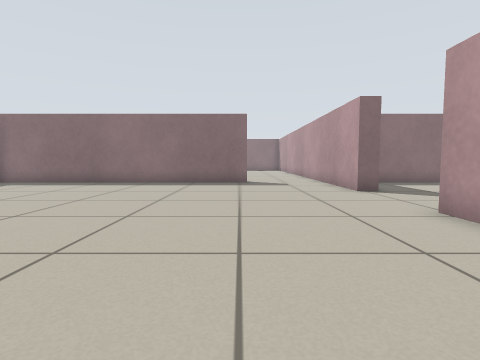
[1] (above)

24 first-person views from a walk through a Stage world. The camera is 0.5 m above the floor, tilts 4° down and sees 80° across. Floor lines are 1 m apart. The floor is counted in squares, 0.5 m on a side. Each view is taken from the middle of a square. On the plan, view 1 faces up. The plan holds only what a view shows up to about 11 squares ahead; the rest is blank. The robots in the file are not drawn.

[2]
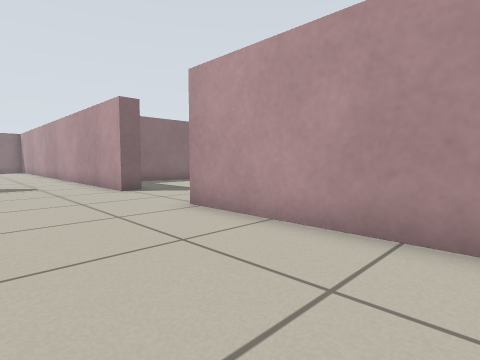

[3]
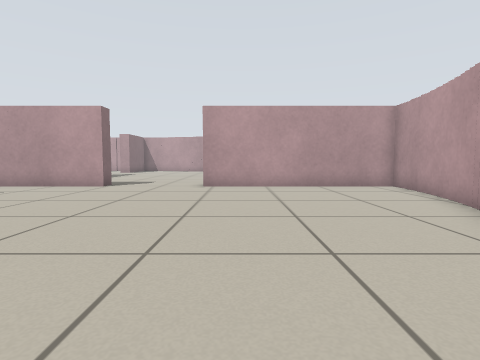

[4]
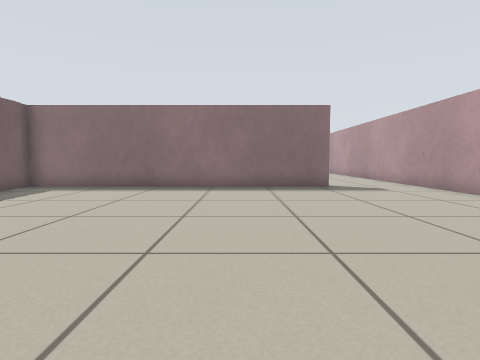

[5]
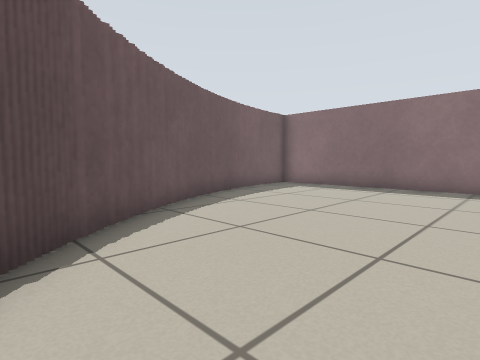

[6]
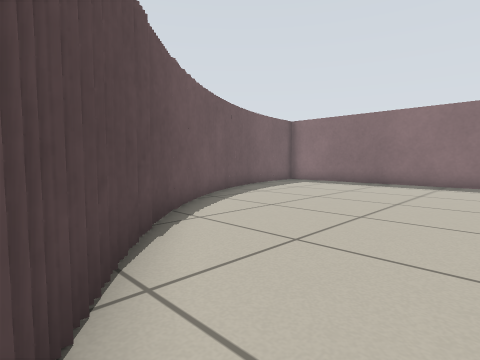

[7]
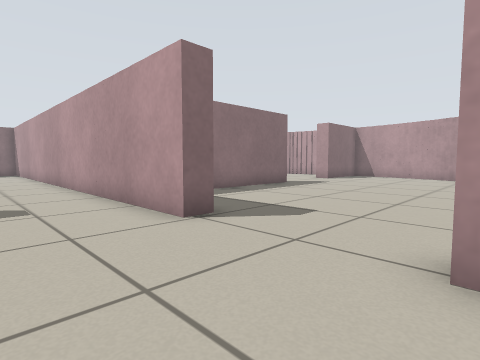

[8]
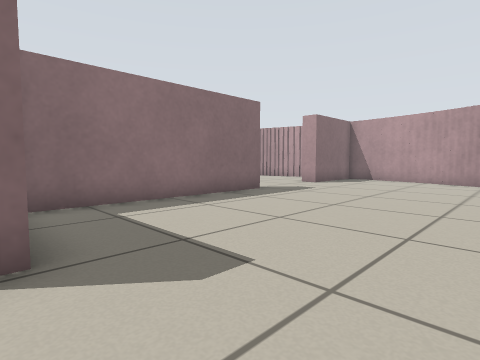

[9]
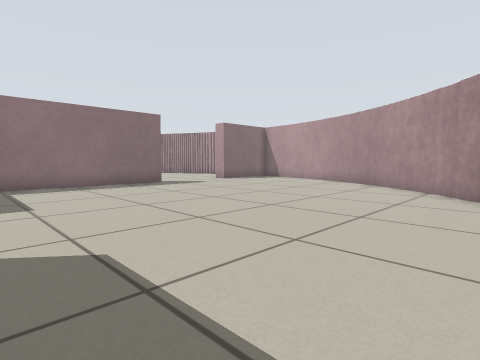

[10]
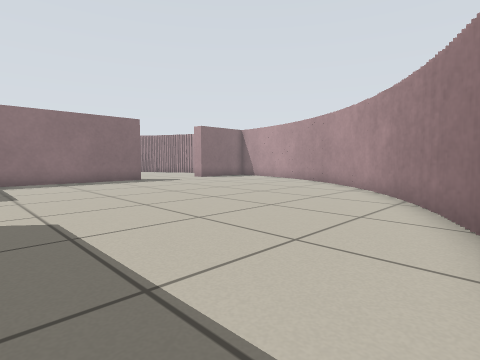

[11]
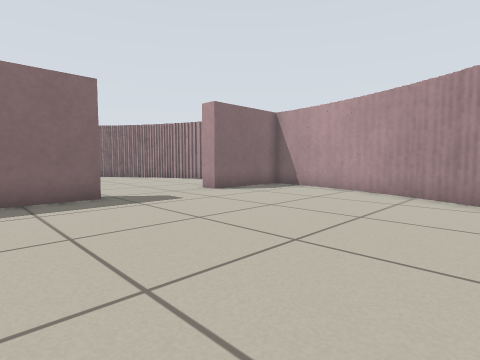

[12]
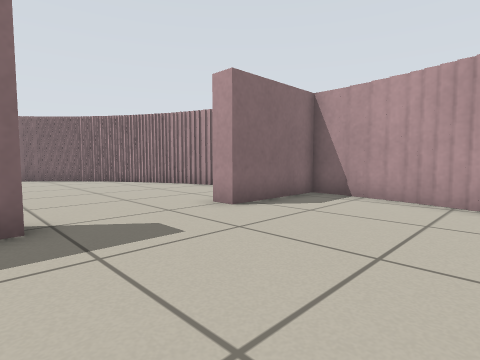

[13]
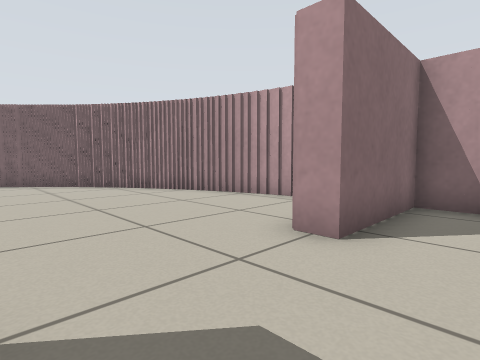

[14]
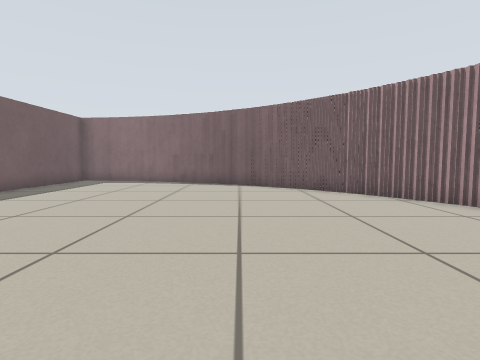

[15]
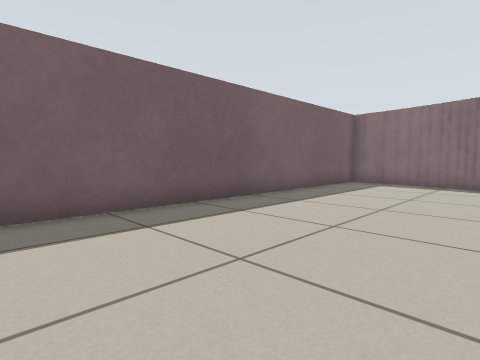

[16]
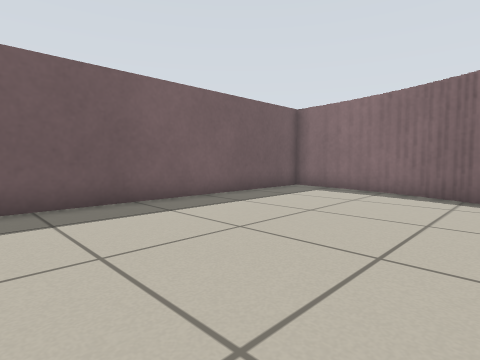

[17]
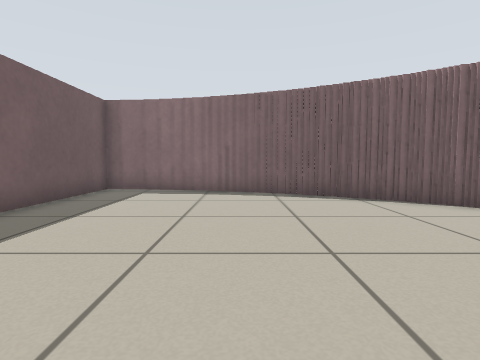

[18]
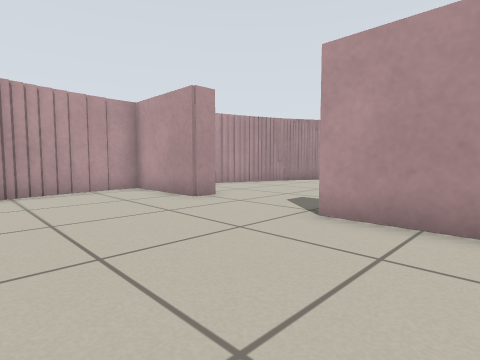

[19]
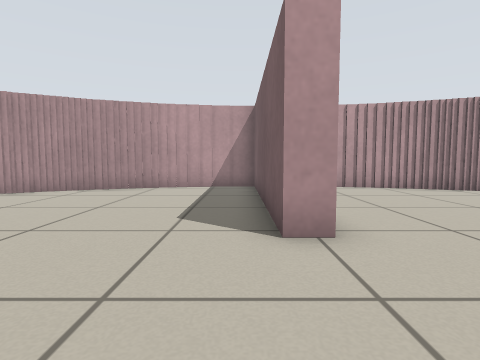

[20]
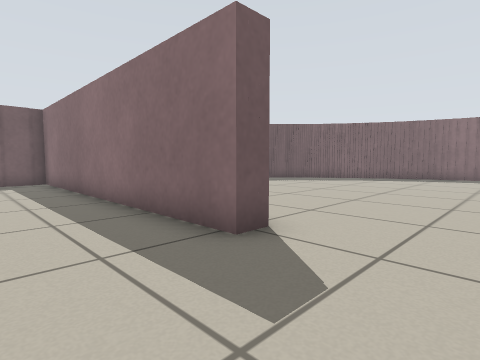

[21]
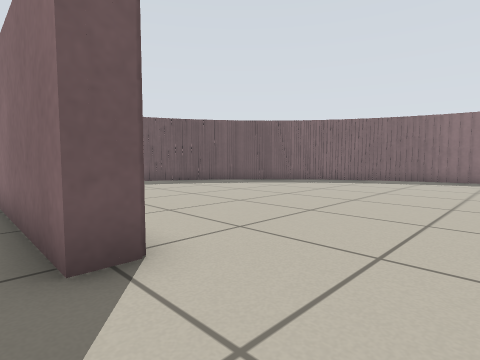

[22]
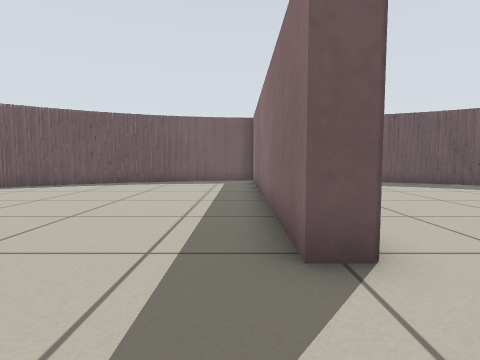

[23]
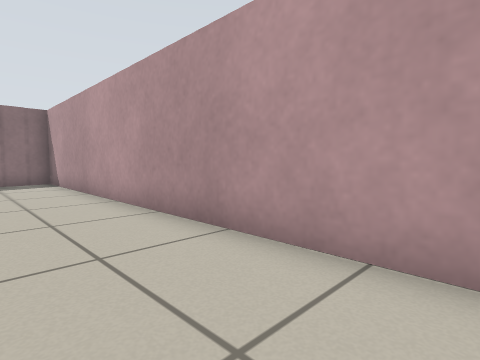

[24]
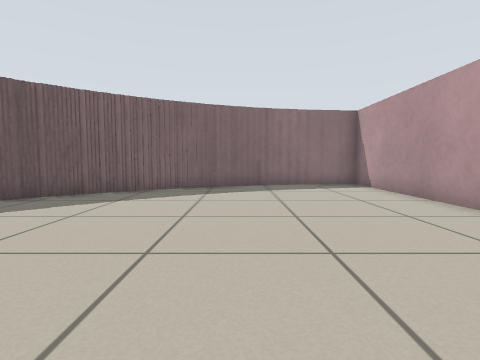

### Floor plan
Key: @ floor where view 1 was taken; # wall or solid block; . floor.
Columns run from 11 left of view 1 to 19 right of it. Each row starts with its distance up from view 1.
 28              #######
 27         ####...#...####
 26       ###......#......###
 25      ##........#........##
 24     ##.........#.........##
 23     #..........#..........##
 22      ..........#...........##
 21       .........#............#
 20    ............#............##
 19    ............#.............#
 18    ............#.............#
 17     ...........#.............##
 16       .........#..............#
 15        ........#..............#
 14          ......#    ..........#
 13 ############...########....####
 12 #..............#..............#
 11 #..............#..............#
 10 #..............#..............#
  9 ##...........................##
  8  #...........................#
  7  #...........................#
  6  ##.........................##
  5   #............#............#
  4   ##...........#...........##
  3    ##..........#..........##
  2     ##.........#.........##
  1      ##........#........##
  0       ###..@...#......###
 -1         ####...#...####
 -2            #########

Where each view was taken, in squares from view 1:
view 1: 0 up, 0 right, facing up
view 2: 0 up, 0 right, facing up-right
view 3: 4 up, 7 left, facing right
view 4: 2 up, 3 left, facing up
view 5: 2 up, 3 left, facing up-left
view 6: 0 up, 2 left, facing up-left
view 7: 5 up, 1 right, facing up-right
view 8: 6 up, 4 right, facing up-right
view 9: 1 up, 5 right, facing up-right
view 10: 1 down, 5 right, facing up-right
view 11: 5 up, 9 right, facing up-right
view 12: 8 up, 11 right, facing up-right
view 13: 11 up, 12 right, facing up-right
view 14: 14 up, 12 right, facing up
view 15: 15 up, 10 right, facing up-left
view 16: 18 up, 11 right, facing up-left
view 17: 18 up, 9 right, facing up
view 18: 18 up, 9 right, facing down-right
view 19: 9 up, 5 right, facing down
view 20: 10 up, 3 right, facing up-left
view 21: 12 up, 3 right, facing up-left
view 22: 12 up, 3 right, facing left
view 23: 14 up, 1 right, facing up-right
view 24: 16 up, 1 left, facing up
